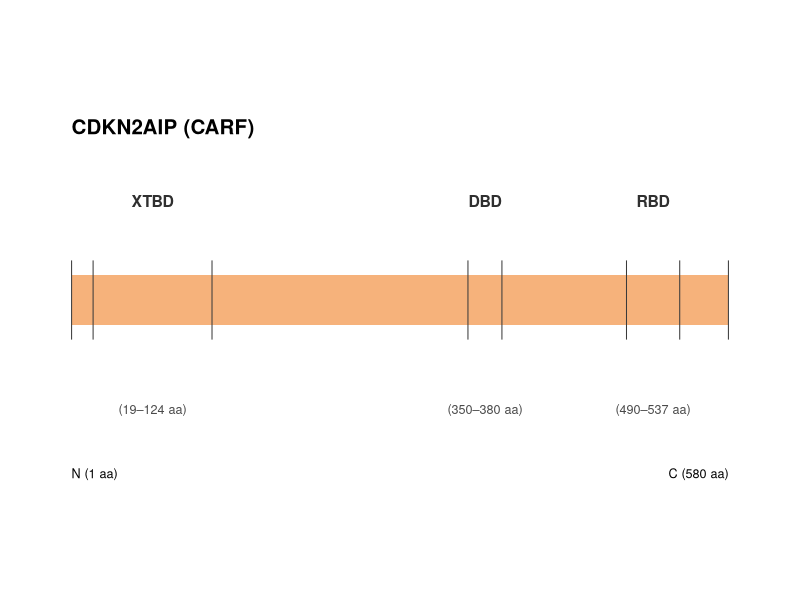
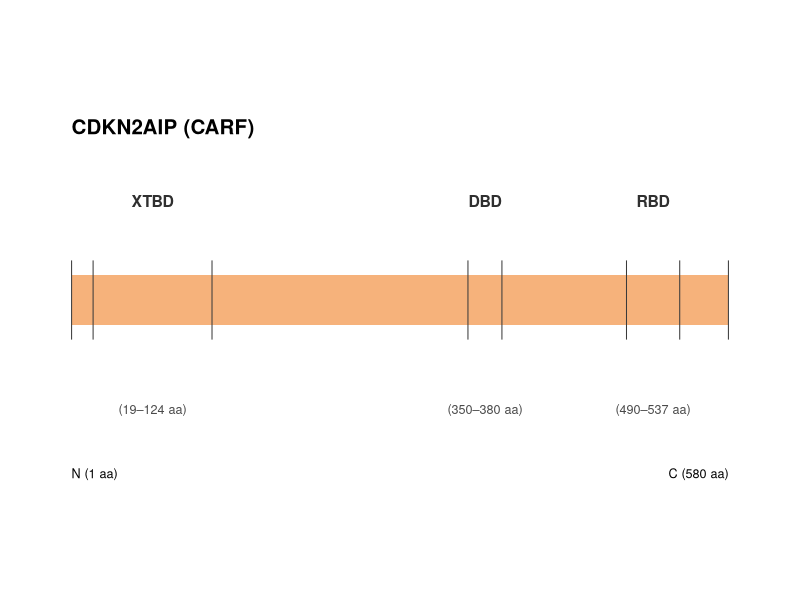
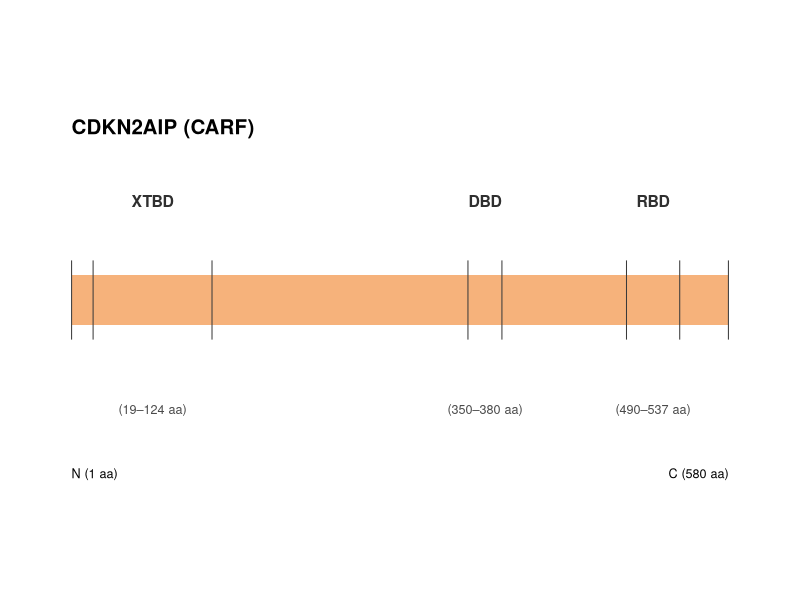
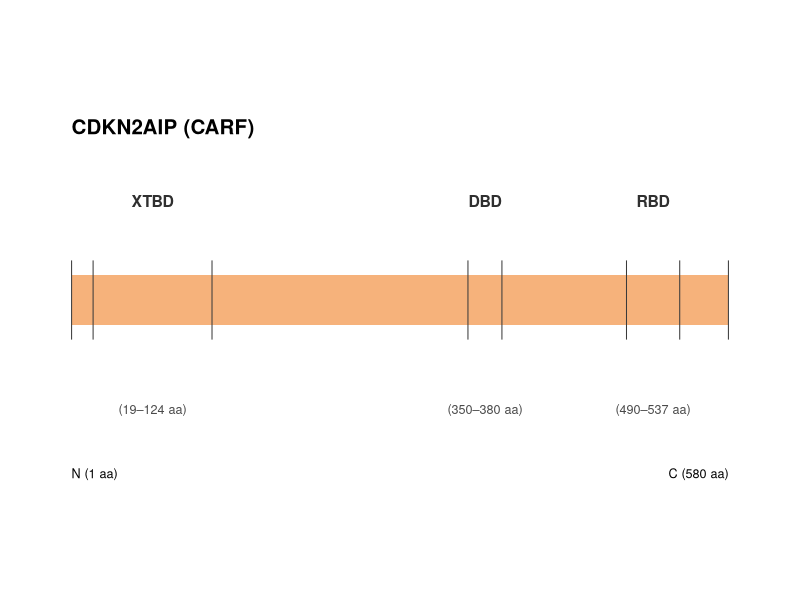

These figures' R source, in order:
# ---- Inputs ----
len <- 580
features <- data.frame(
  start = c(19, 350, 490),
  end   = c(124, 380, 537),
  name  = c("XTBD", "DBD", "RBD")
)

library(ggplot2)
library(dplyr)

# Ticks at boundaries + termini
ticks <- tibble::tibble(x = c(0, features$start, features$end, len)) %>% distinct()

# ---- Plot ----
p <- ggplot() +
  # main protein bar
  geom_rect(aes(xmin = 0, xmax = len, ymin = 0.45, ymax = 0.55),
            fill = "#F6B27B", color = NA) +
  # domain separators (thin)
  geom_segment(data = ticks, aes(x = x, xend = x, y = 0.42, yend = 0.58),
               linewidth = 0.35, color = "#3A3A3A") +
  # domain labels above
  geom_text(data = features,
            aes(x = (start + end)/2, y = 0.70, label = name),
            fontface = "bold", size = 4, color = "#2F2F2F") +
  # residue ranges under each domain (optional)
  geom_text(data = features,
            aes(x = (start + end)/2, y = 0.28,
                label = paste0("(", start, "–", end, " aa)")),
            size = 3.2, color = "#4A4A4A") +
  # title (gene & alias)
  annotate("text", x = 0, y = 0.85, hjust = 0,
           label = "CDKN2AIP (CARF)", fontface = "bold", size = 5.2) +
  # termini labels
  annotate("text", x = 0,   y = 0.15, label = "N (1 aa)",  size = 3.2, hjust = 0) +
  annotate("text", x = len, y = 0.15, label = "C (580 aa)", size = 3.2, hjust = 1) +
  # clean theme
  coord_cartesian(xlim = c(0, len), ylim = c(0, 1)) +
  theme_void() +
  theme(plot.margin = margin(20, 28, 20, 28))

# Preview and export
print(p)
ggsave("CDKN2AIP_domains.svg", p, width = 8, height = 2.2)   # vector
ggsave("CDKN2AIP_domains.pdf", p, width = 8, height = 2.2)
ggsave("CDKN2AIP_domains.png", p, width = 8, height = 2.2, dpi = 600)

